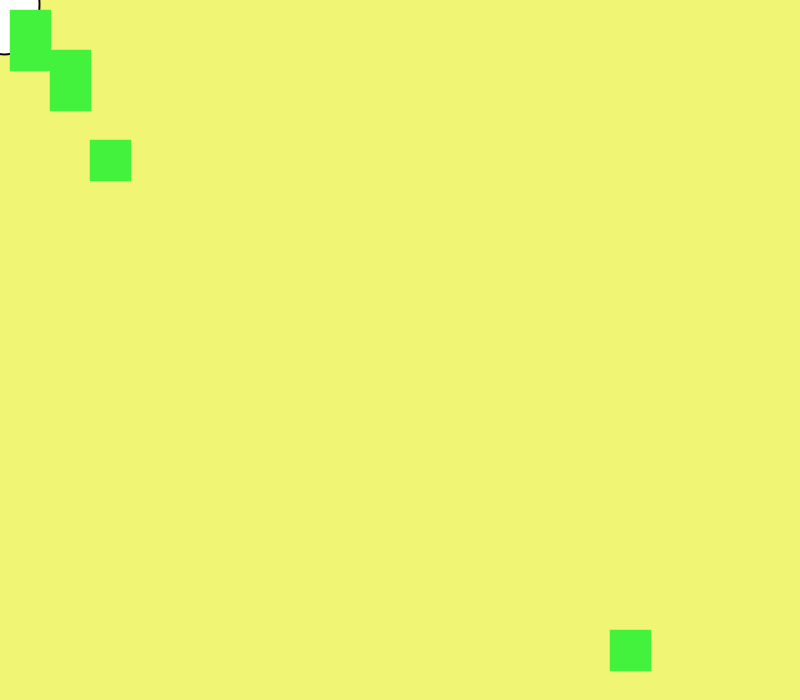
Frame 1 (no input)
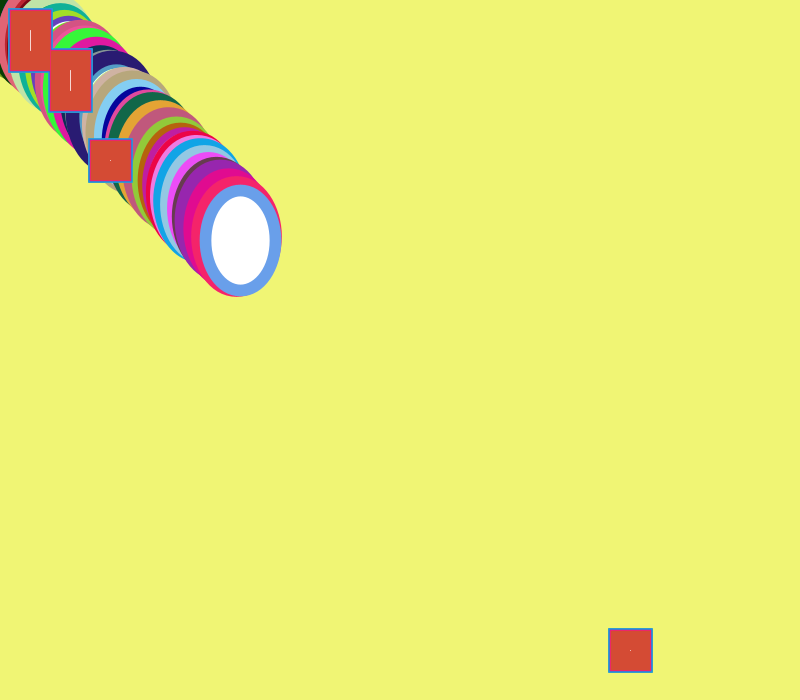
Frame 60 (the mouse pressed at the canvas centre just before this capture)
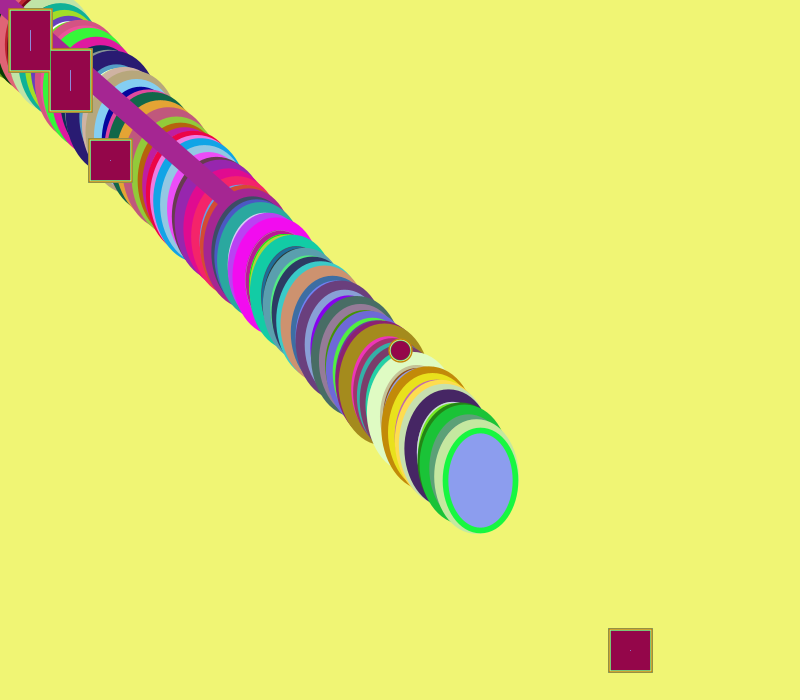
Frame 120 (the mouse held since frame 60 and released just before this capture)

The Processing sketch that drew these frames (run headless with seeded random() and noise(); from frame 60 on, the mouse is pressed at the canvas centre):

// Processing sketch: processing_78079
// ── processing_78079.pde

int x;
int dir;
boolean myDisplay;
void setup(){
 size(800,700);
 dir=4;
 background(240,245,116);
 myDisplay=false;
strokeWeight(random(3));
}
 void draw(){

   x+=dir;
  
     if (mousePressed){
fill(random(255),random(255),random(255));
     }
 ellipse(x,x,70,100);
  if(x>=width){
    dir=-6;
  }else if(x<=0)
  dir=4;

  stroke(random(255),random(255),random(255));
  strokeWeight(random(25));
    if(mousePressed){
  
        line(mouseX,mouseY,pmouseX,pmouseY);
  }
  
  
rect(100,150,20,20);

if(mouseX>100 && mouseX<120 && mouseY>150 && mouseY<170){
  //fill
  if(mouseX>100 && mouseX<120 && mouseY>150 && mouseY<170){
    println("YES!");
  }
  if(mousePressed){
   background(random(255));
    } 
  }
rect(20,20,20,40);
  if(mouseX>20 && mouseX<40 && mouseY>40 && mouseY<60){
    if(mouseX>20 && mouseX<40 && mouseY>40 && mouseY<60)
    println("YEEE");
     if(mousePressed){
 dir=0;

     }else if(mousePressed){ dir=1;

  }}

  
  rect(60,60,20,40);
  if(mouseX>60 && mouseX<80 && mouseY>80 && mouseY<100){
   
      if(mousePressed){
     
  noFill();
  for(int i =0; i< 200; i++){
    ellipse(width/2,height/2,i*7,i*7);

  }
  
 
   for(int i =0; i< 200; i++){
     stroke(random(201),37,119);
     ellipse(mouseX,mouseY, i*10,i*10);
   }
   if(mousePressed){
background(0);
     for(int i =0; i< 200; i++){
      stroke(37,201,101);
       ellipse(mouseX,mouseY, i*10,i*10);
     }
   }
}
  }
   rect(620,640,20,20);
  if(mouseX>620 && mouseX<640 && mouseY>640 && mouseY<660){
   
      if(mousePressed){
         
        translate(200,200);
for(int i=0; i<180; i++){
 fill(random(255));
  rect(i++,i++,100,20);
rotate(radians(45));
}
      }

  }
 if(mouseX>width/2){
   strokeWeight(2);
   stroke(1);
}}
